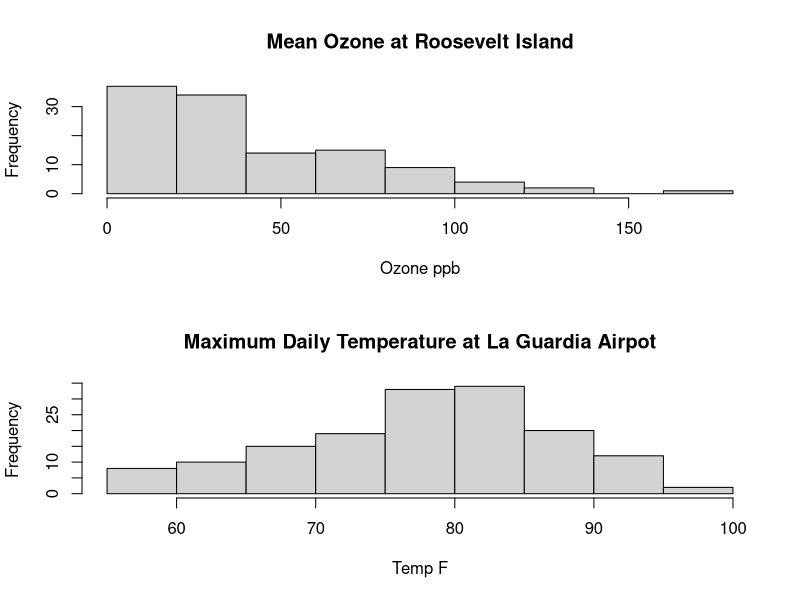
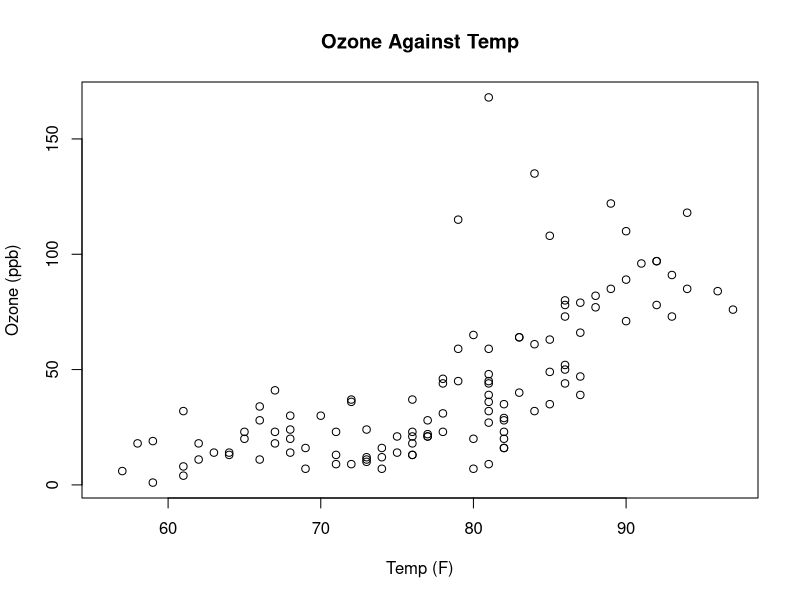
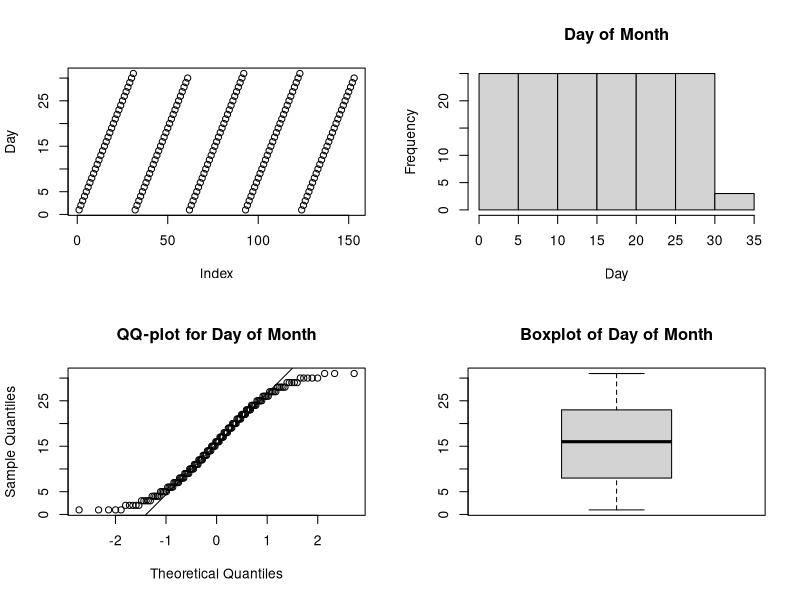

The R source for these figures, in order:
#1.	Use the R dataset airquality to assess the relationship between 
#the Ozone and the Temp variables. 

# a) Use a histogram to assess normality of the Ozone and the Temp 
# variables. Are the two variables normally distributed? Output the 
# histogram as a .png file and include it in your homework. You do 
# not need to perform a formal test of normality for this question. 

head(airquality)
str(airquality)
attach(airquality)

png(filename="OzoneTemp.png")
par(mfrow=c(2,1));
hist(Ozone, main="Mean Ozone at Roosevelt Island", xlab="Ozone ppb");
hist(Temp, main="Maximum Daily Temperature at La Guardia Airpot", xlab="Temp F")
dev.off()

# b) Use a scatterplot to assess the linearity assumption between the 
# Ozone and the Temp variables. Do the two variables appear to have a 
# linear trend? Output the scatterplot as a .png file and include it 
# in your homework. 


dev.off()
png(filename="OzoneTemp_scatter.png")
plot(Ozone~Temp, main="Ozone Against Temp",ylab="Ozone (ppb)",xlab="Temp (F)")


# c) Compute the correlation between Ozone and Temp using both the 
# Pearson and Spearman methods. Based on parts a and b, which measurement 
# of correlation would you choose? Write a brief report of the results 
# based on the method of correlation you feel is most appropriate. 

cor.test(Temp, Ozone)
cor.test(Temp, Ozone, method="spearman")


# 1.	Thus far we have used the cor() and cor.test() functions to compute 
# correlations in R; however, these functions will only compute pairwise 
# correlations. In order to compute a correlation matrix for all specified 
# variables in a dataset, one can use the rcorr function in the Hmisc package 
# in R. 
# 	a) Install the Hmisc package in R. 

install.packages("Hmisc")

#b) Call the Hmisc package in R using the library() command. 

library(Hmisc)

# c) Use the help function on the rcorr command to generate a correlation 
# matrix for all variables in the airquality dataset (for the purposes of 
# this question, just use the Pearson method). **Hint: you must coerce your 
# data frame into a matrix for the function to work. 

?rcorr
airqual_matrix<-as.matrix(airquality)
rcorr(airqual_matrix, type=c("pearson"))

# d) Summarize which variables have a significant correlation and whether 
# they are positively or negatively correlated with each other. 




# 1.	Create a linear regression model in R using the airquality dataset 
# based on the following model: 
#   𝑂𝑧𝑜𝑛𝑒! = 𝛽! + 𝛽! ∗𝑆𝑜𝑙𝑎𝑟! + 𝛽! ∗𝑊𝑖𝑛𝑑! + 𝛽! ∗𝑇𝑒𝑚𝑝! + 𝛽! ∗𝑀𝑜𝑛𝑡h! + 𝛽! ∗𝐷𝑎𝑦! + 𝜖! 

attach(airquality)
Ozone_model<-lm(Ozone~Solar.R+Wind+Temp+Month+Day, data=airquality)
summary(Ozone_model)


# b) Test the assumptions of linearity, homoscedasticity and normality 
# using the plots in R. Are all of the assumptions met? Please provide a 
# full explanation for each assumption tested. 

#Running residual plots
par(mfrow=c(2,2))
plot(Day)
hist(Day, main= "Day of Month")
qqnorm(Day, main = "QQ-plot for Day of Month")
qqline(Day)
boxplot(Day, main="Boxplot of Day of Month")
